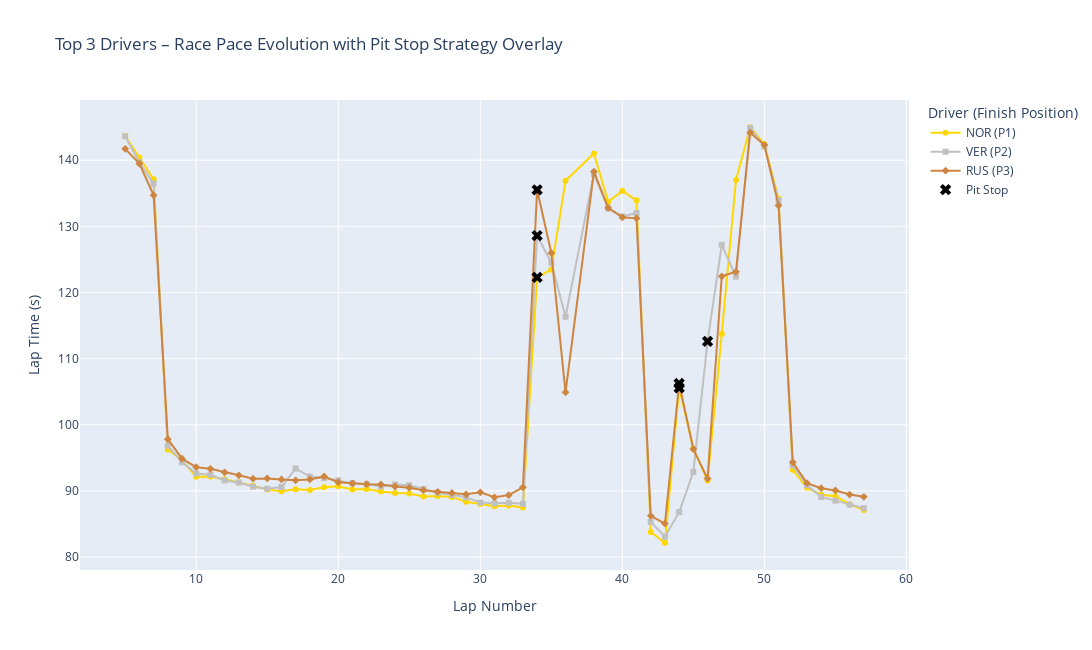

Notebook cell for this chart:
### Code cell
#Race Pace Evolution with Pit Stop Strategy Overlay for Podium Finishers

# Prepare data
finish_positions = laps.groupby('Driver', observed=True)['Position'].last()
top3_finishers = finish_positions[finish_positions.between(1, 3)].sort_values()
top3_laps = laps[laps['Driver'].isin(top3_finishers.index)].copy()
top3_laps['FinishPosition'] = top3_laps['Driver'].map(finish_positions)
top3_laps['PitStopText'] = np.where(top3_laps['PitInTime'].notnull(), 'Yes', 'No')

# Calculate position changes
start_positions = laps.groupby('Driver', observed=True)['Position'].first()
top3_laps['StartPosition'] = top3_laps['Driver'].map(start_positions)

# Ensure numeric types for subtraction
top3_laps['StartPosition'] = pd.to_numeric(top3_laps['StartPosition'], errors='coerce')
top3_laps['Position'] = pd.to_numeric(top3_laps['Position'], errors='coerce')

# Now subtract safely
top3_laps['PositionChange'] = top3_laps['StartPosition'] - top3_laps['Position']
top3_laps['ChangeText'] = top3_laps['PositionChange'].apply(lambda x: f"+{x}" if x > 0 else (f"{x}" if x < 0 else "0"))

# Define color/marker for podium positions
podium_styles = {
    1: dict(color='gold', symbol='circle'),
    2: dict(color='silver', symbol='square'),
    3: dict(color='peru', symbol='diamond')
}

# Create figure
fig = go.Figure()

# Race pace lines with podium styles
for driver in top3_finishers.index:
    driver_laps = top3_laps[top3_laps['Driver'] == driver]
    pos = int(driver_laps['FinishPosition'].iloc[0])
    style = podium_styles.get(pos, dict(color='blue', symbol='circle'))

    fig.add_trace(go.Scatter(
        x=driver_laps['LapNumber'],
        y=driver_laps['LapSeconds'],
        mode='lines+markers',
        name=f"{driver} (P{pos})",
        marker=dict(color=style['color'], symbol=style['symbol']),
        line=dict(color=style['color']),
        hovertemplate=(
            "Driver: %{customdata[0]}<br>"
            "Team: %{customdata[1]}<br>"
            "Lap: %{x}<br>"
            "Lap Time: %{y:.2f}s<br>"
            "Tyre: %{customdata[2]}<br>"
            "Position: %{customdata[3]}<br>"
            "Change: %{customdata[4]}<br>"
            "Pit Stop: %{customdata[5]}"
        ),
        customdata=np.stack([
            driver_laps['Driver'],
            driver_laps['Team'],
            driver_laps['Compound'],
            driver_laps['Position'],
            driver_laps['ChangeText'],
            driver_laps['PitStopText']
        ], axis=-1)
    ))

# Pit stop markers
pit_stops = top3_laps[top3_laps['PitInTime'].notnull()]
fig.add_trace(go.Scatter(
    x=pit_stops['LapNumber'],
    y=pit_stops['LapSeconds'],
    mode='markers',
    name='Pit Stop',
    marker=dict(symbol='x', size=10, color='black'),
    hovertemplate=(
        "Pit Stop<br>"
        "Driver: %{customdata[0]}<br>"
        "Lap: %{x}<br>"
        "Lap Time: %{y:.2f}s"
    ),
    customdata=pit_stops[['Driver']]
))

# Layout adjustments
fig.update_layout(
    title='Top 3 Drivers – Race Pace Evolution with Pit Stop Strategy Overlay',
    xaxis_title='Lap Number',
    yaxis_title='Lap Time (s)',
    legend_title='Driver (Finish Position)',
    width=1200,
    height=650,
    hovermode='closest'
)

fig.show()

### Figure 1 — Plotly figure (JSON) as saved in the notebook; plotly's stock layout.template omitted (floating-point values rounded to 4 significant figures; data arrays with more than 128 entries replaced by an {"elided": "..."} marker saying what was removed)
{"data": [{"customdata": {"elided": "52x6 mixed values"}, "hovertemplate": "Driver: %{customdata[0]}<br>Team: %{customdata[1]}<br>Lap: %{x}<br>Lap Time: %{y:.2f}s<br>Tyre: %{customdata[2]}<br>Position: %{customdata[3]}<br>Change: %{customdata[4]}<br>Pit Stop: %{customdata[5]}", "line": {"color": "gold"}, "marker": {"color": "gold", "symbol": "circle"}, "mode": "lines+markers", "name": "NOR (P1)", "type": "scatter", "x": [5, 6, 7, 8, 9, 10, 11, 12, 13, 14, 15, 16, 17, 18, 19, 20, 21, 22, 23, 24, 25, 26, 27, 28, 29, 30, 31, 32, 33, 34, 35, 36, 38, 39, 40, 41, 42, 43, 44, 45, 46, 47, 48, 49, 50, 51, 52, 53, 54, 55, 56, 57], "y": [143.6, 140.4, 137.1, 96.28, 94.64, 92.13, 92.19, 91.78, 91.32, 90.8, 90.23, 89.95, 90.26, 90.15, 90.55, 90.71, 90.23, 90.3, 89.92, 89.69, 89.6, 89.16, 89.25, 89.1, 88.36, 88.03, 87.69, 87.8, 87.5, 122.3, 123.4, 136.9, 141.0, 133.7, 135.3, 133.9, 83.8, 82.17, 105.6, 96.41, 91.57, 113.7, 137.0, 145.0, 142.4, 134.2, 93.2, 90.48, 89.43, 89.19, 88.0, 87.13]}, {"customdata": {"elided": "52x6 mixed values"}, "hovertemplate": "Driver: %{customdata[0]}<br>Team: %{customdata[1]}<br>Lap: %{x}<br>Lap Time: %{y:.2f}s<br>Tyre: %{customdata[2]}<br>Position: %{customdata[3]}<br>Change: %{customdata[4]}<br>Pit Stop: %{customdata[5]}", "line": {"color": "silver"}, "marker": {"color": "silver", "symbol": "square"}, "mode": "lines+markers", "name": "VER (P2)", "type": "scatter", "x": [5, 6, 7, 8, 9, 10, 11, 12, 13, 14, 15, 16, 17, 18, 19, 20, 21, 22, 23, 24, 25, 26, 27, 28, 29, 30, 31, 32, 33, 34, 35, 36, 38, 39, 40, 41, 42, 43, 44, 45, 46, 47, 48, 49, 50, 51, 52, 53, 54, 55, 56, 57], "y": [143.6, 139.7, 136.4, 96.83, 94.31, 92.65, 92.45, 91.59, 91.27, 90.64, 90.33, 90.59, 93.39, 92.17, 91.94, 91.6, 91.18, 91.04, 90.69, 90.98, 90.84, 90.29, 89.73, 89.41, 89.04, 88.24, 88.13, 88.21, 88.05, 128.6, 124.5, 116.3, 137.9, 132.7, 131.5, 132.0, 85.32, 83.08, 86.79, 92.87, 112.6, 127.2, 122.4, 144.9, 142.1, 133.9, 93.86, 90.86, 89.1, 88.54, 87.92, 87.4]}, {"customdata": {"elided": "52x6 mixed values"}, "hovertemplate": "Driver: %{customdata[0]}<br>Team: %{customdata[1]}<br>Lap: %{x}<br>Lap Time: %{y:.2f}s<br>Tyre: %{customdata[2]}<br>Position: %{customdata[3]}<br>Change: %{customdata[4]}<br>Pit Stop: %{customdata[5]}", "line": {"color": "peru"}, "marker": {"color": "peru", "symbol": "diamond"}, "mode": "lines+markers", "name": "RUS (P3)", "type": "scatter", "x": [5, 6, 7, 8, 9, 10, 11, 12, 13, 14, 15, 16, 17, 18, 19, 20, 21, 22, 23, 24, 25, 26, 27, 28, 29, 30, 31, 32, 33, 34, 35, 36, 38, 39, 40, 41, 42, 43, 44, 45, 46, 47, 48, 49, 50, 51, 52, 53, 54, 55, 56, 57], "y": [141.7, 139.5, 134.7, 97.82, 94.87, 93.59, 93.35, 92.8, 92.36, 91.86, 91.89, 91.74, 91.6, 91.74, 92.19, 91.31, 91.13, 91.03, 90.97, 90.67, 90.49, 90.11, 89.86, 89.7, 89.49, 89.79, 89.04, 89.36, 90.55, 135.5, 126.0, 104.9, 138.3, 132.8, 131.4, 131.2, 86.24, 85.06, 106.2, 96.33, 91.87, 122.4, 123.1, 144.2, 142.3, 133.1, 94.33, 91.18, 90.41, 90.08, 89.45, 89.12]}, {"customdata": [["VER"], ["VER"], ["NOR"], ["NOR"], ["RUS"], ["RUS"]], "hovertemplate": "Pit Stop<br>Driver: %{customdata[0]}<br>Lap: %{x}<br>Lap Time: %{y:.2f}s", "marker": {"color": "black", "size": 10, "symbol": "x"}, "mode": "markers", "name": "Pit Stop", "type": "scatter", "x": [34, 46, 34, 44, 34, 44], "y": [128.6, 112.6, 122.3, 105.6, 135.5, 106.2]}], "layout": {"height": 650, "hovermode": "closest", "legend": {"title": {"text": "Driver (Finish Position)"}}, "title": {"text": "Top 3 Drivers – Race Pace Evolution with Pit Stop Strategy Overlay"}, "width": 1200, "xaxis": {"title": {"text": "Lap Number"}}, "yaxis": {"title": {"text": "Lap Time (s)"}}}}
